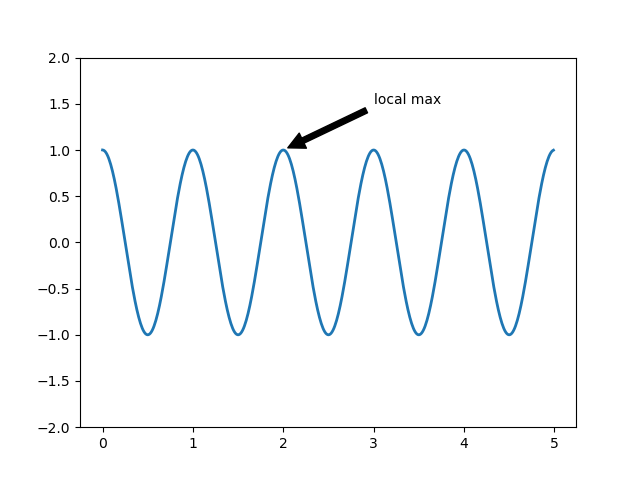

The script that saved this image:
#coding=utf-8
import matplotlib.pyplot as plt
import numpy as np
import math
import seaborn as sns

ax = plt.subplot(111)

t = np.arange(0.0, 5.0, 0.01)
s = np.cos(2*np.pi*t)
line, = plt.plot(t, s, lw=2)

plt.annotate('local max', xy=(2, 1), xytext=(3, 1.5),
             arrowprops=dict(facecolor='black', shrink=0.05),
             )

plt.ylim(-2, 2)
plt.savefig('./AnnotatePlot.png')
plt.show()
